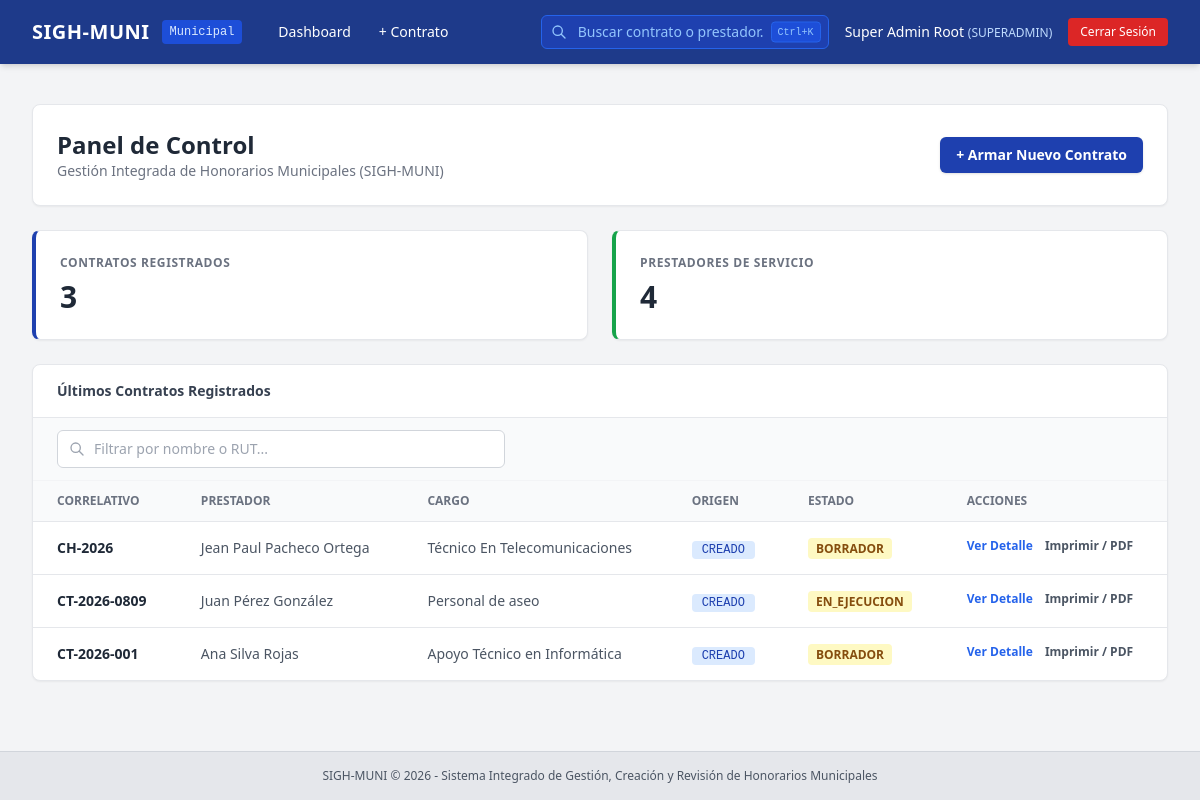
The app's page / (signed in), older data.
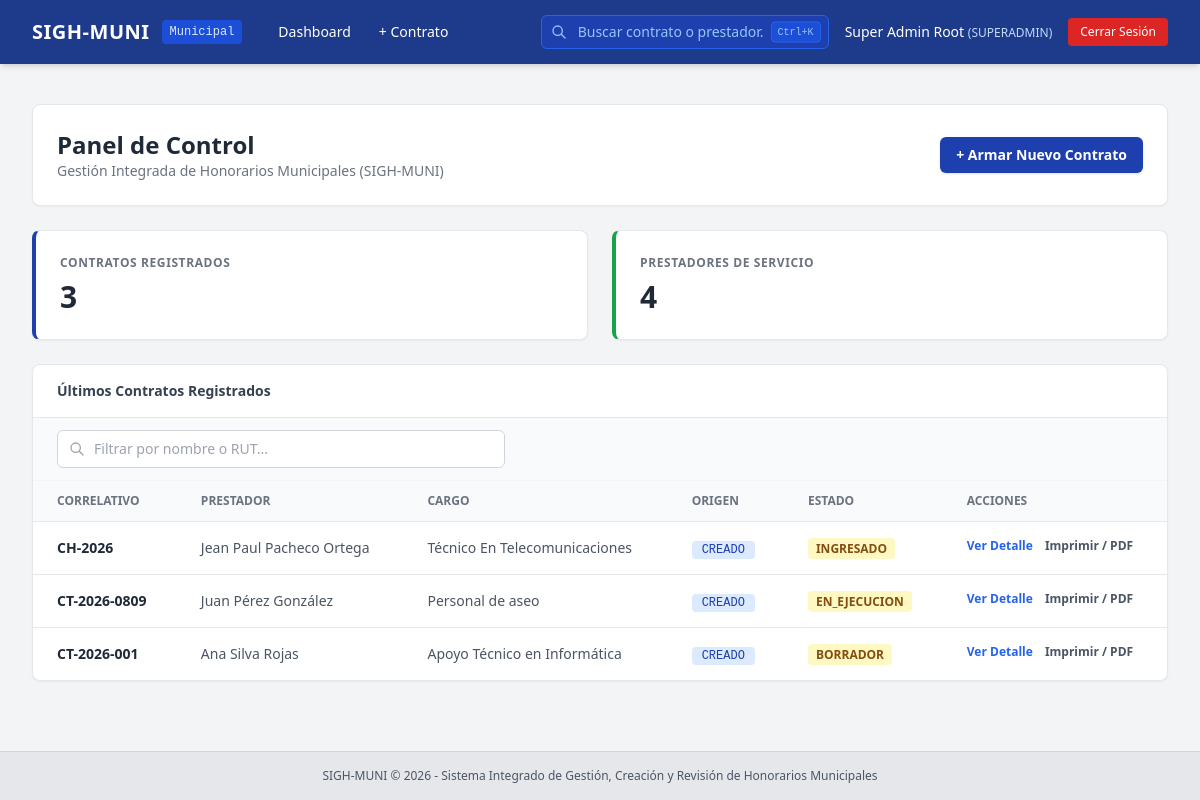
The same page, newer data.
### app/models/contract.py (models this page shows, shortened)
class Contract(db.Model):
    __tablename__ = 'contracts'
    id = db.Column(db.Integer, primary_key=True)
    provider_id = db.Column(db.Integer, db.ForeignKey('service_providers.id'), nullable=False)
    department_id = db.Column(db.Integer, db.ForeignKey('departments.id'), nullable=False)
    creation_type = db.Column(db.String(50), default='CREADO')
    contract_number = db.Column(db.String(50), unique=True, nullable=False)
    decline_number = db.Column(db.String(50), nullable=True)
    decline_date = db.Column(db.Date, nullable=True)
    position_title = db.Column(db.String(150), nullable=False)
    program_name = db.Column(db.String(150), nullable=True)
    monthly_amount_gross = db.Column(db.Float, nullable=False)
    total_contract_amount = db.Column(db.Float, nullable=False)
    start_date = db.Column(db.Date, nullable=False)
    end_date = db.Column(db.Date, nullable=False)
    pdf_file_path = db.Column(db.String(255), nullable=True)
    ocr_processed = db.Column(db.Integer, default=0)
    status = db.Column(db.String(30), default='BORRADOR')
    created_at = db.Column(db.DateTime, default=datetime.utcnow)
    provider = db.relationship('ServiceProvider', back_populates='contracts', lazy=True)
    department = db.relationship('Department', backref=db.backref('department_contracts', lazy=True))
    functions = db.relationship('ContractFunction', backref='contract', cascade='all, delete-orphan', lazy=True,
                                order_by='ContractFunction.function_order')
    payments = db.relationship('MonthlyPayment', back_populates='contract', lazy=True, cascade='all, delete-orphan')

### app/models/provider.py (models this page shows, shortened)
class ServiceProvider(db.Model):
    __tablename__ = 'service_providers'
    id = db.Column(db.Integer, primary_key=True, autoincrement=True)
    rut = db.Column(db.String(20), nullable=False, unique=True, index=True)
    first_name = db.Column(db.String(100), nullable=False)
    paternal_last_name = db.Column(db.String(100), nullable=False)
    maternal_last_name = db.Column(db.String(100), nullable=True)
    email = db.Column(db.String(120), nullable=True)
    phone = db.Column(db.String(50), nullable=True)
    address = db.Column(db.Text, nullable=True)
    bank_name = db.Column(db.String(100), nullable=True)
    account_type = db.Column(db.String(50), nullable=True)
    account_number = db.Column(db.String(50), nullable=True)
    created_at = db.Column(db.DateTime, nullable=False, default=datetime.utcnow)
    contracts = db.relationship('Contract', back_populates='provider', lazy=True, cascade="all, delete-orphan")
    @property
    def full_name(self):
        maternal = f" {self.maternal_last_name}" if self.maternal_last_name else ""
        return f"{self.first_name} {self.paternal_last_name}{maternal}"

### app/routes/dashboard.py (the view)
@dashboard_bp.route('/')
@login_required
def index():
    user = get_current_user()
    total_contracts = Contract.query.count()
    total_providers = ServiceProvider.query.count()
    recent_contracts = Contract.query.order_by(Contract.id.desc()).limit(5).all()
    if user.role == 'JEFE_DEPTO':
        pending_payments = MonthlyPayment.query.join(Contract).filter(
            Contract.department_id == user.department_id,
            MonthlyPayment.approval_status.in_(['PENDIENTE_REVISION', 'OBSERVADO'])
        ).count()
    elif user.role == 'FINANZAS_CONTROL':
        pending_payments = MonthlyPayment.query.filter(
            MonthlyPayment.approval_status.in_(['APROBADO_RRHH', 'OBSERVADO'])
        ).count()
    elif user.role in ('ADMIN_RRHH', 'SUPERADMIN'):
        pending_payments = MonthlyPayment.query.filter(
            MonthlyPayment.approval_status != 'APROBADO_FINANZAS'
        ).count()
    else:
        pending_payments = 0
    return render_template(
        'dashboard/index.html',
        total_contracts=total_contracts,
        total_providers=total_providers,
        pending_payments=pending_payments,
        recent_contracts=recent_contracts,
        user=user
    )

### app/__init__.py (called while the page is built)
def create_app(config_class=Config):
    app = Flask(__name__)
    app.config.from_object(config_class)
    os.makedirs(app.config['UPLOAD_FOLDER'], exist_ok=True)
    db.init_app(app)
    migrate.init_app(app, db)
    if 'sqlite' in app.config['SQLALCHEMY_DATABASE_URI']:
        from sqlalchemy import event
        from sqlalchemy.engine import Engine
        @event.listens_for(Engine, "connect")
        def set_sqlite_pragma(dbapi_connection, connection_record):
            cursor = dbapi_connection.cursor()
            cursor.execute("PRAGMA foreign_keys=ON;")
            cursor.close()
    from app.auth.routes import auth_bp
    app.register_blueprint(auth_bp, url_prefix='/auth')
    from app.routes import register_routes
    register_routes(app)
    return app

### app/auth/utils.py (called while the page is built)
def login_required(f):
    @wraps(f)
    def decorated_function(*args, **kwargs):
        if 'user_id' not in session:
            flash('Debes iniciar sesión para acceder a esta sección.', 'warning')
            return redirect(url_for('auth.login', next=request.url))
        return f(*args, **kwargs)
    return decorated_function

### app/templates/dashboard/index.html (shortened to what the changed rows need)
{% extends "base.html" %}
{% block content %}
<div class="space-y-6">
    <div class="flex justify-between items-center bg-white p-6 rounded-lg shadow-sm border border-gray-200">
        <div>
            <h1 class="text-2xl font-bold text-gray-800">Panel de Control</h1>
        </div>
    </div>
    <div class="bg-white rounded-lg shadow-sm border border-gray-200 overflow-hidden">
        <table class="w-full text-left text-sm text-gray-600" id="contracts_table">
            <thead class="bg-gray-50 text-xs uppercase text-gray-500 font-semibold border-b">
                <tr>
                    <th class="px-6 py-3">Correlativo</th>
                    <th class="px-6 py-3">Prestador</th>
                    <th class="px-6 py-3">Cargo</th>
                    <th class="px-6 py-3">Origen</th>
                    <th class="px-6 py-3">Estado</th>
                    <th class="px-6 py-3">Acciones</th>
                </tr>
            </thead>
            <tbody class="divide-y divide-gray-200">
                {% for contract in recent_contracts %}
                <tr class="hover:bg-gray-50 contract-row"
                    data-search="{{ contract.provider.full_name | lower }} {{ contract.provider.rut | lower }} {{ contract.contract_number | lower }} {{ contract.position_title | lower }}">
                    <td class="px-6 py-4 font-semibold text-gray-800">{{ contract.contract_number }}</td>
                    <td class="px-6 py-4">{{ contract.provider.full_name }}</td>
                    <td class="px-6 py-4">{{ contract.position_title }}</td>
                    <td class="px-6 py-4"><span class="bg-blue-100 text-blue-800 text-xs px-2.5 py-0.5 rounded font-mono">{{ contract.creation_type }}</span></td>
                    <td class="px-6 py-4"><span class="bg-yellow-100 text-yellow-800 text-xs px-2 py-0.5 rounded font-semibold">{{ contract.status }}</span></td>
                    <td class="px-6 py-4 flex space-x-3">
                        <a href="{{ url_for('contract_builder.detail', contract_id=contract.id) }}" class="text-blue-600 hover:underline font-semibold text-xs">
                            Ver Detalle
                        </a>
                        <a href="{{ url_for('contract_builder.preview', contract_id=contract.id) }}" target="_blank" class="text-gray-600 hover:underline font-semibold text-xs">
                            Imprimir / PDF
                        </a>
                    </td>
                </tr>
                {% endfor %}
            </tbody>
        </table>
    </div>
</div>
{% endblock %}

Row changes from the older to the newer data that the page shows:
changed Contract "Técnico En Telecomunicaciones": status "BORRADOR" → "INGRESADO"
